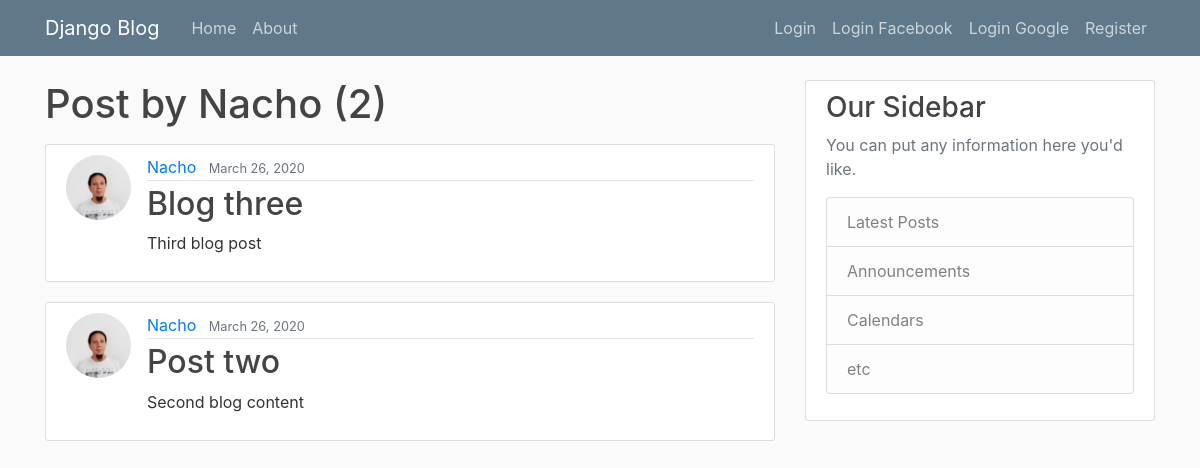
The app's page /user/Nacho, older data.
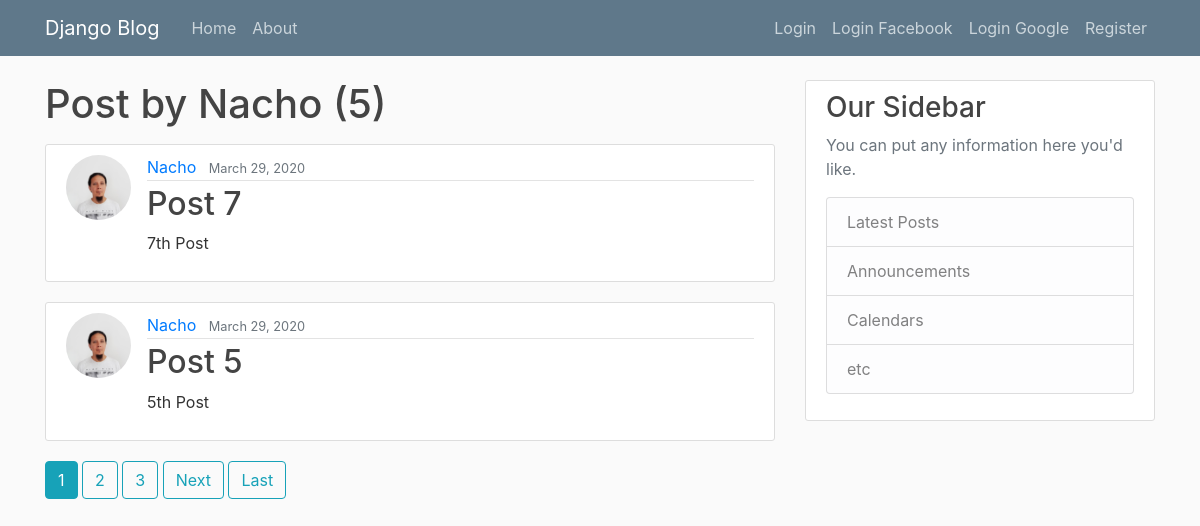
The same page, newer data.
### blog/models.py (models this page shows, shortened)
class Post(models.Model):
    title = models.CharField(max_length=100)
    content = models.TextField()
    date_posted = models.DateTimeField(default=timezone.now)
    author = models.ForeignKey(User, on_delete=models.CASCADE)

### users/models.py (models this page shows, shortened)
class Profile(models.Model):
    user = models.OneToOneField(User, on_delete=models.CASCADE)
    image = models.ImageField(default='default.jpg', upload_to='profile_pics')

### blog/views.py (the view)
# urls.py: path('user/<str:username>', UserPostListView.as_view(), name='user-posts'),
class UserPostListView(ListView):
    model = Post
    template_name = 'blog/user_posts.html' # <app>/<model>_<viewtype>.html
    context_object_name = 'posts'
    paginate_by = 2
    def get_queryset(self):
        user = get_object_or_404(User, username=self.kwargs.get('username'))
        return Post.objects.filter(author=user).order_by('-date_posted')

### blog/templates/blog/user_posts.html (shortened to what this page needs)
{% extends "blog/base.html" %}
{% block content %}
    <h1 class="mb-3">Post by {{ view.kwargs.username }} ({{ page_obj.paginator.count }}) </h1>
    {% for post in posts %}
    <article class="media content-section">
        <img class="rounded-circle article-img" src="{{ post.author.profile.image.url }}">
        <div class="media-body">
          <div class="article-metadata">
            <a class="mr-2" href="{% url 'user-posts' post.author.username %}">{{ post.author }}</a>
            <small class="text-muted">{{ post.date_posted|date:"F d, Y" }}</small>
          </div>
          <h2><a class="article-title" href="{% url 'post-detail' post.id %}">{{ post.title }}</a></h2>
          <p class="article-content">{{ post.content }}</p>
        </div>
      </article>
    {% endfor %}
    {% if is_paginated %}
      {% for num in page_obj.paginator.page_range %}
        {% if page_obj.number == num %}
          <a href="?page={{ num }}" class="btn btn-info mb-4">{{ num }}</a>
        {% elif num > page_obj.number|add:'-3' and num < page_obj.number|add:'3' %}
          <a href="?page={{ num }}" class="btn btn-outline-info mb-4">{{ num }}</a>
        {% endif %}
      {% endfor %}
      {% if page_obj.has_next %}
        <a href="?page={{ page_obj.next_page_number }}" class="btn btn-outline-info mb-4">Next</a>
        <a href="?page={{ page_obj.paginator.num_pages }}" class="btn btn-outline-info mb-4">Last</a>
      {% endif %}
    {% endif %}
{% endblock content %}

Row changes from the older to the newer data that the page shows:
no longer on this page (row unchanged): Post: author.profile.image (picture), author "Nacho", date_posted "March 26, 2020", title "Blog three", content "Third blog post"
no longer on this page (row unchanged): Post: author.profile.image (picture), author "Nacho", date_posted "March 26, 2020", title "Post two", content "Second blog content"
added Post: author.profile.image (picture), author "Nacho", date_posted "March 29, 2020", title "Post 7", content "7th Post"
added Post: author.profile.image (picture), author "Nacho", date_posted "March 29, 2020", title "Post 5", content "5th Post"
Text that changed along with them:
{{ page_obj.paginator.count }}: "2" → "5"
new list line: "1"
new list line: "2"
new list line: "3"
text now shown: "Next Last"
